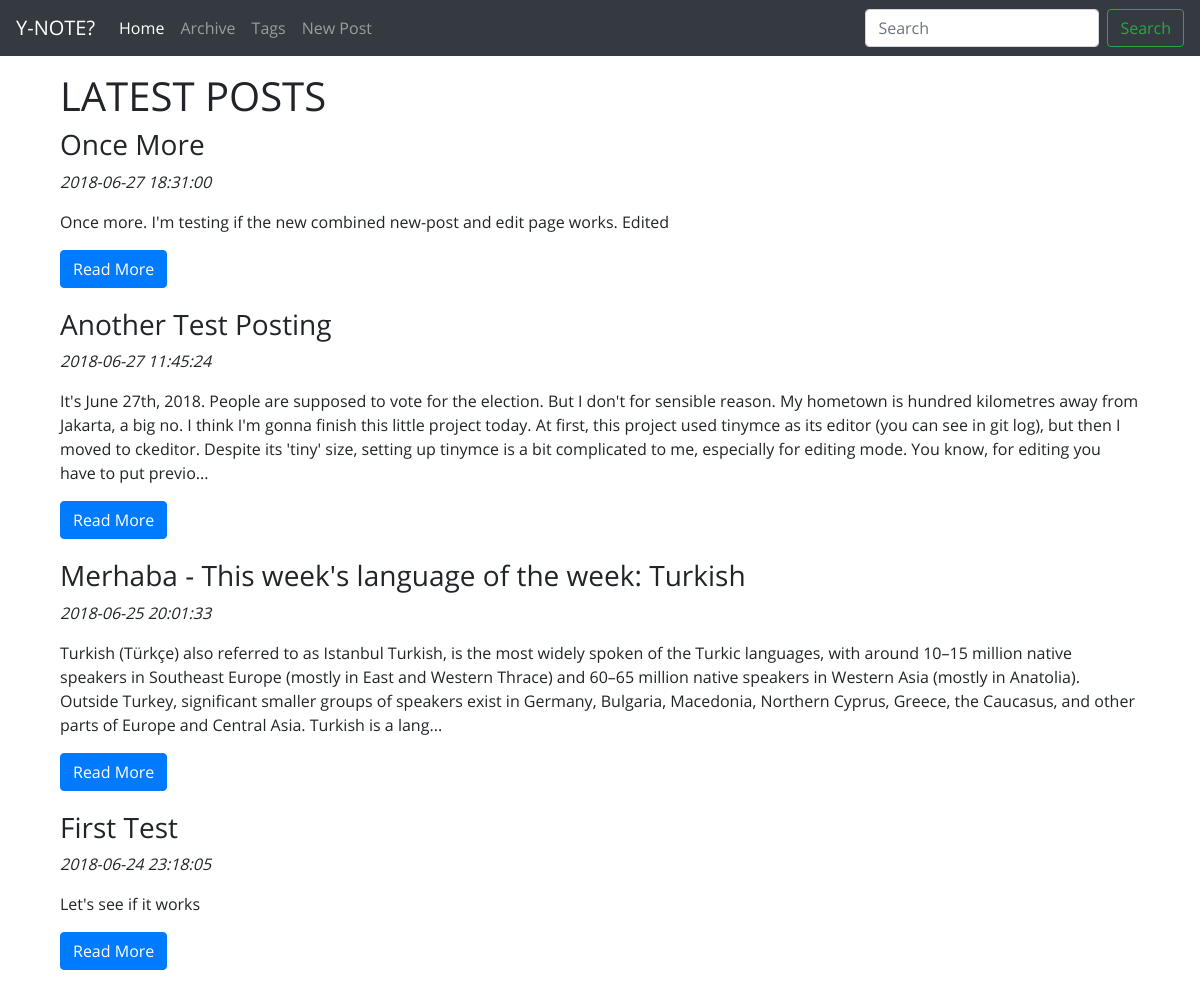
Before: / with the older database file.
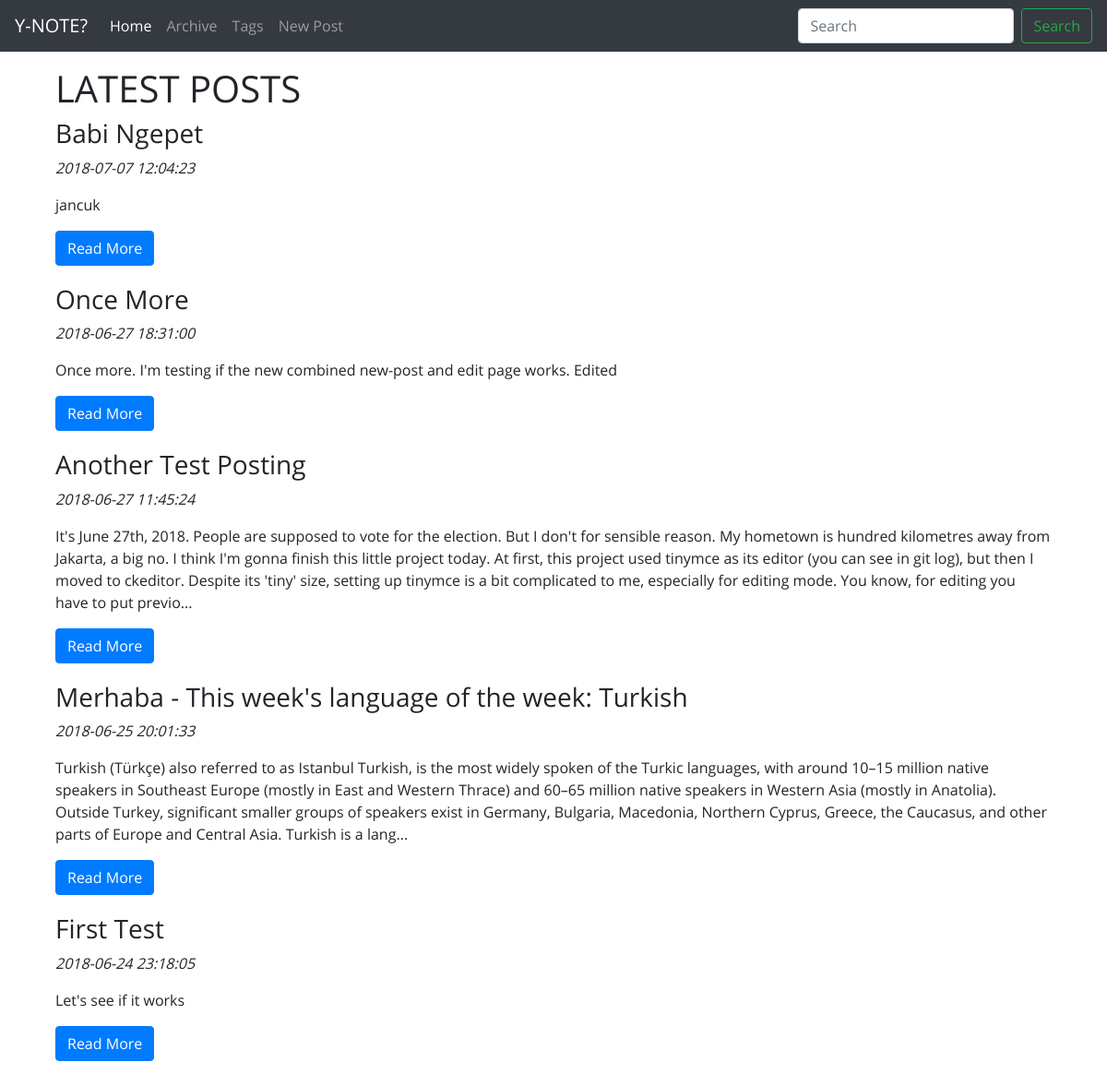
After: the same page with the newer database file.
### tables this page shows
CREATE TABLE `posts` (
  `id_post` int(11) NOT NULL AUTO_INCREMENT,
  `date_post` datetime DEFAULT NULL,
  `date_modified` datetime DEFAULT NULL,
  `title_post` varchar(255) DEFAULT NULL,
  `content` text,
  PRIMARY KEY (`id_post`)
);

### index.php (the view, shortened to what this page needs)
<?php
    include "header.php";
    include "navbar.php";
    include_once "config.php";
    $sql = "SELECT *
            FROM posts
            ORDER BY date_post DESC
            LIMIT 5";
    $result_sql = mysqli_query($db_handle, $sql);
?>
<div class="container">
    <h1>LATEST POSTS</h1>
    <?php
        while($row = mysqli_fetch_array($result_sql)) {
            $content_no_html = strip_tags($row['content']);
            $content_crop = substr($content_no_html, 0, 500);
            if (mb_strlen($content_no_html, 'utf8') > 500) {
                $content_crop .= '...';
            }
            echo <<<EOD
    <div class="row post-showcase">
        <div class="col-md-12">
            <h3>{$row['title_post']}</h3>
            <p><em>{$row['date_post']}</em><p>
            <p>{$content_crop}</p>
            <a href="readpost.php?id-post={$row['id_post']}" class="btn btn-primary">Read More</a>
        </div>
    </div>
EOD;
        };
    ?>
</div>
<?php include "tail.php" ?>

### header.php (shortened to what this page needs)
<!DOCTYPE html>
<head>
    <link rel="stylesheet" href="assets/css/bootstrap.min.css">
    <link rel="stylesheet" href="assets/css/OpenSans.css">
    <?php
        if(isset($style)) {
            echo "<link rel='stylesheet' href='assets/css/".$style."'>";
        } else {
            echo "<link rel='stylesheet' href='assets/css/index.css'>";
        }
    ?>
</head>
<body>
    <div class="container">

### navbar.php (shortened to what this page needs)
<nav class="navbar navbar-expand-md navbar-dark fixed-top bg-dark">
  <a class="navbar-brand" href="/ynote">Y-NOTE?</a>
  <div class="collapse navbar-collapse" id="navbarCollapse">
    <ul class="navbar-nav mr-auto">
      <li class="nav-item active">
        <a class="nav-link" href="/ynote/">Home
        </a>
      </li>
      <li class="nav-item">
        <a class="nav-link" href="/ynote/archive.php">Archive</a>
      </li>
      <li class="nav-item">
        <a class="nav-link" href="/ynote/tags.php">Tags</a>
      </li>
      <li class="nav-item">
        <a class="nav-link" href="/ynote/posting.php">New Post</a>
      </li>
    </ul>
    <form class="form-inline mt-2 mt-md-0" action="search.php" method="get">
      <input class="form-control mr-sm-2" name="search" type="text" placeholder="Search" aria-label="Search">
      <button class="btn btn-outline-success my-2 my-sm-0" type="submit">Search</button>
    </form>
  </div>
</nav>

### tail.php (shortened to what this page needs)
</div>
</body>
</html>

### assets/css/index.css (style rules this page uses)
body { min-height: 75rem; padding-top: 4.5rem; padding-bottom: 4rem; font-family: 'Open Sans', Courier, monospace; }
.post-showcase { margin-bottom: 20px; }

Changed rows visible on the page:
added posts: title_post "Babi Ngepet", date_post "2018-07-07 12:04:23", content "jancuk"
